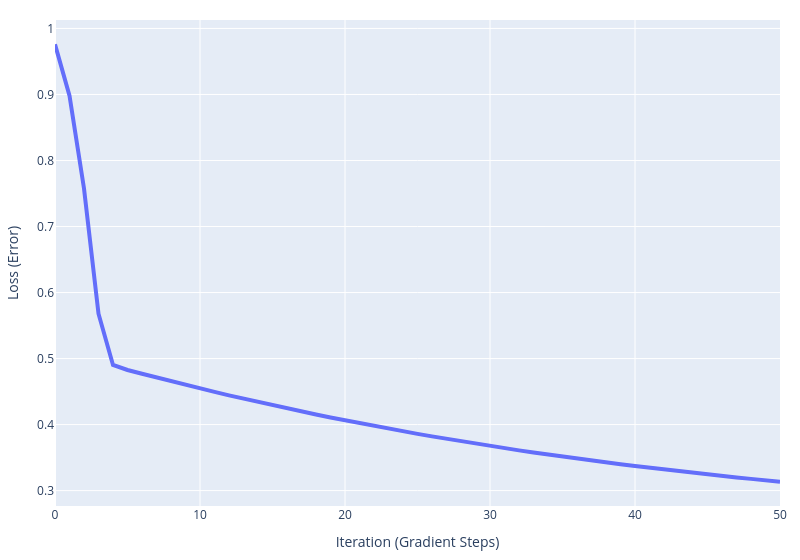
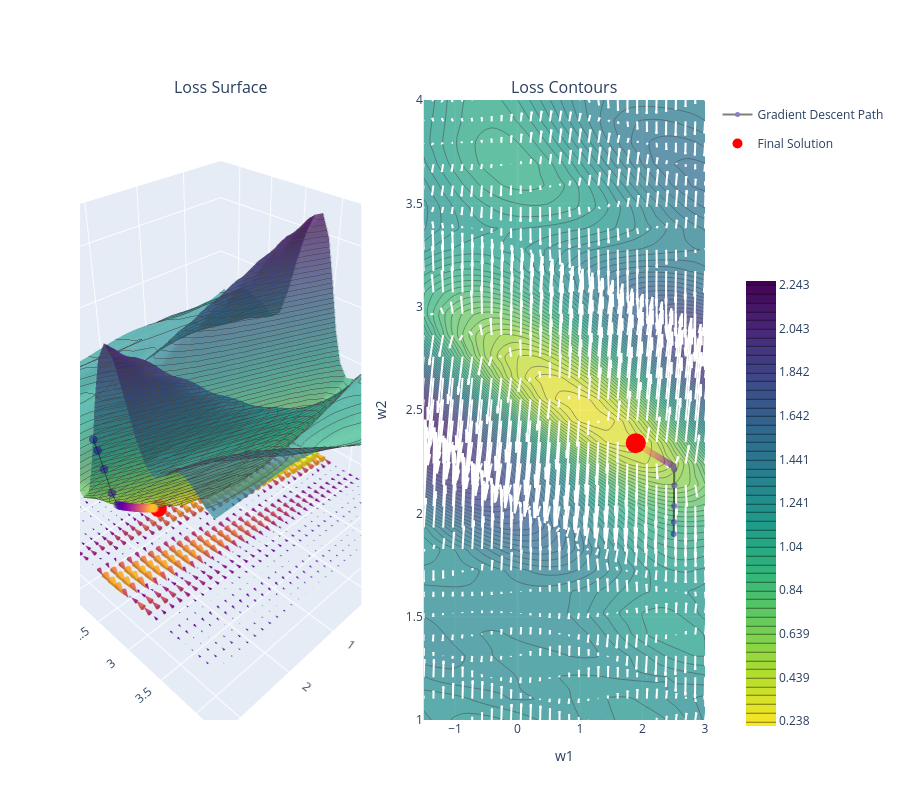

The code cell stored with these charts, in order, in its notebook:
### Code cell
w0 = np.array([2.5, 1.9])
path = gradient_descent(w0,
                        grad_sine_MSE,
                        learning_rate=.05,
                        nepochs=50)

fig_loss = make_loss_curve(path, sine_MSE)
fig_loss.show()

errors = [sine_MSE(w) for w in path]
fig = plot_gradient(sine['w0'], sine['w1'], sine['error'],
    sine['dw0'], sine['dw1'], scale=.1)
add_solution_path(fig, errors, path)
fig.show()

### Figure 1 — Plotly figure (JSON) as saved in the notebook; plotly's stock layout.template omitted (floating-point values rounded to 4 significant figures)
{"data": [{"hovertemplate": "Iteration (Gradient Steps)=%{x}<br>Loss (Error)=%{y}<extra></extra>", "legendgroup": "", "line": {"color": "#636efa", "dash": "solid", "width": 4}, "marker": {"symbol": "circle"}, "mode": "lines", "name": "", "orientation": "v", "showlegend": false, "type": "scatter", "x": [0, 1, 2, 3, 4, 5, 6, 7, 8, 9, 10, 11, 12, 13, 14, 15, 16, 17, 18, 19, 20, 21, 22, 23, 24, 25, 26, 27, 28, 29, 30, 31, 32, 33, 34, 35, 36, 37, 38, 39, 40, 41, 42, 43, 44, 45, 46, 47, 48, 49, 50], "xaxis": "x", "y": [0.976, 0.8981, 0.7575, 0.568, 0.4903, 0.4827, 0.4769, 0.4712, 0.4656, 0.4601, 0.4547, 0.4495, 0.4443, 0.4392, 0.4342, 0.4293, 0.4246, 0.4199, 0.4153, 0.4108, 0.4064, 0.4022, 0.398, 0.3939, 0.3899, 0.386, 0.3821, 0.3784, 0.3747, 0.3712, 0.3677, 0.3643, 0.361, 0.3578, 0.3546, 0.3515, 0.3485, 0.3456, 0.3427, 0.3399, 0.3372, 0.3346, 0.332, 0.3294, 0.327, 0.3246, 0.3223, 0.32, 0.3178, 0.3156, 0.3135], "yaxis": "y"}], "layout": {"legend": {"tracegroupgap": 0}, "margin": {"b": 20, "l": 20, "r": 20, "t": 20}, "width": 800, "xaxis": {"anchor": "y", "domain": [0, 1], "title": {"text": "Iteration (Gradient Steps)"}}, "yaxis": {"anchor": "x", "domain": [0, 1], "title": {"text": "Loss (Error)"}}}}

### Figure 2 — Plotly figure (JSON) as saved in the notebook; plotly's stock layout.template omitted (floating-point values rounded to 4 significant figures; data arrays with more than 128 entries replaced by an {"elided": "..."} marker saying what was removed)
{"data": [{"colorscale": [[0, "#fde725"], [0.1111, "#b5de2b"], [0.2222, "#6ece58"], [0.3333, "#35b779"], [0.4444, "#1f9e89"], [0.5556, "#26828e"], [0.6667, "#31688e"], [0.7778, "#3e4989"], [0.8889, "#482878"], [1, "#440154"]], "contours": {"z": {"end": 2.243, "highlightcolor": "white", "show": true, "size": 0.0401, "start": 0.2383}}, "opacity": 0.7, "scene": "scene", "showscale": false, "type": "surface", "x": {"elided": "30x30 float values"}, "y": {"elided": "30x30 float values"}, "z": {"elided": "30x30 float values"}}, {"colorbar": {"len": 0.75, "x": 1.05, "y": 0.35}, "colorscale": [[0, "#fde725"], [0.1111, "#b5de2b"], [0.2222, "#6ece58"], [0.3333, "#35b779"], [0.4444, "#1f9e89"], [0.5556, "#26828e"], [0.6667, "#31688e"], [0.7778, "#3e4989"], [0.8889, "#482878"], [1, "#440154"]], "contours": {"end": 2.243, "size": 0.0401, "start": 0.2383}, "opacity": 0.7, "type": "contour", "x": {"elided": "900 float values"}, "xaxis": "x", "y": {"elided": "900 float values"}, "yaxis": "y", "z": {"elided": "900 float values"}}, {"anchor": "tail", "scene": "scene", "showscale": false, "sizeref": 2, "type": "cone", "u": {"elided": "900 float values"}, "v": {"elided": "900 float values"}, "w": {"elided": "900 float values"}, "x": {"elided": "900 float values"}, "y": {"elided": "900 float values"}, "z": {"elided": "900 float values"}}, {"line": {"color": "white", "width": 2}, "mode": "lines", "showlegend": false, "type": "scatter", "x": {"elided": "6300 float values"}, "xaxis": "x", "y": {"elided": "6300 float values"}, "yaxis": "y"}, {"legendgroup": "Gradient Descent", "line": {"color": "black", "width": 2}, "marker": {"color": [0.0, 0.02, 0.04, 0.06, 0.08, 0.1, 0.12, 0.14, 0.16, 0.18, 0.2, 0.22, 0.24, 0.26, 0.28, 0.3, 0.32, 0.34, 0.36, 0.38, 0.4, 0.42, 0.44, 0.46, 0.48, 0.5, 0.52, 0.54, 0.56, 0.58, 0.6, 0.62, 0.64, 0.66, 0.68, 0.7, 0.72, 0.74, 0.76, 0.78, 0.8, 0.82, 0.84, 0.86, 0.88, 0.9, 0.92, 0.94, 0.96, 0.98, 1.0], "size": 5}, "mode": "lines+markers", "name": "Gradient Descent Path", "opacity": 0.5, "scene": "scene", "type": "scatter3d", "x": [2.5, 2.503, 2.507, 2.511, 2.508, 2.493, 2.476, 2.46, 2.443, 2.427, 2.411, 2.395, 2.379, 2.363, 2.348, 2.332, 2.317, 2.302, 2.287, 2.272, 2.258, 2.243, 2.229, 2.215, 2.201, 2.187, 2.173, 2.16, 2.147, 2.133, 2.12, 2.107, 2.095, 2.082, 2.07, 2.058, 2.046, 2.034, 2.022, 2.01, 1.999, 1.987, 1.976, 1.965, 1.954, 1.943, 1.933, 1.922, 1.912, 1.901, 1.891], "y": [1.9, 1.958, 2.035, 2.135, 2.213, 2.229, 2.232, 2.235, 2.238, 2.241, 2.244, 2.247, 2.25, 2.253, 2.255, 2.258, 2.261, 2.264, 2.266, 2.269, 2.272, 2.274, 2.277, 2.28, 2.282, 2.285, 2.287, 2.29, 2.292, 2.295, 2.297, 2.299, 2.302, 2.304, 2.306, 2.309, 2.311, 2.313, 2.315, 2.317, 2.32, 2.322, 2.324, 2.326, 2.328, 2.33, 2.332, 2.334, 2.336, 2.338, 2.34], "z": [0.976, 0.8981, 0.7575, 0.568, 0.4903, 0.4827, 0.4769, 0.4712, 0.4656, 0.4601, 0.4547, 0.4495, 0.4443, 0.4392, 0.4342, 0.4293, 0.4246, 0.4199, 0.4153, 0.4108, 0.4064, 0.4022, 0.398, 0.3939, 0.3899, 0.386, 0.3821, 0.3784, 0.3747, 0.3712, 0.3677, 0.3643, 0.361, 0.3578, 0.3546, 0.3515, 0.3485, 0.3456, 0.3427, 0.3399, 0.3372, 0.3346, 0.332, 0.3294, 0.327, 0.3246, 0.3223, 0.32, 0.3178, 0.3156, 0.3135]}, {"legendgroup": "Gradient Descent", "line": {"color": "black", "width": 2}, "marker": {"color": [0.0, 0.02, 0.04, 0.06, 0.08, 0.1, 0.12, 0.14, 0.16, 0.18, 0.2, 0.22, 0.24, 0.26, 0.28, 0.3, 0.32, 0.34, 0.36, 0.38, 0.4, 0.42, 0.44, 0.46, 0.48, 0.5, 0.52, 0.54, 0.56, 0.58, 0.6, 0.62, 0.64, 0.66, 0.68, 0.7, 0.72, 0.74, 0.76, 0.78, 0.8, 0.82, 0.84, 0.86, 0.88, 0.9, 0.92, 0.94, 0.96, 0.98, 1.0]}, "mode": "lines+markers", "name": "Gradient Descent Path", "opacity": 0.5, "showlegend": false, "type": "scatter", "x": [2.5, 2.503, 2.507, 2.511, 2.508, 2.493, 2.476, 2.46, 2.443, 2.427, 2.411, 2.395, 2.379, 2.363, 2.348, 2.332, 2.317, 2.302, 2.287, 2.272, 2.258, 2.243, 2.229, 2.215, 2.201, 2.187, 2.173, 2.16, 2.147, 2.133, 2.12, 2.107, 2.095, 2.082, 2.07, 2.058, 2.046, 2.034, 2.022, 2.01, 1.999, 1.987, 1.976, 1.965, 1.954, 1.943, 1.933, 1.922, 1.912, 1.901, 1.891], "xaxis": "x", "y": [1.9, 1.958, 2.035, 2.135, 2.213, 2.229, 2.232, 2.235, 2.238, 2.241, 2.244, 2.247, 2.25, 2.253, 2.255, 2.258, 2.261, 2.264, 2.266, 2.269, 2.272, 2.274, 2.277, 2.28, 2.282, 2.285, 2.287, 2.29, 2.292, 2.295, 2.297, 2.299, 2.302, 2.304, 2.306, 2.309, 2.311, 2.313, 2.315, 2.317, 2.32, 2.322, 2.324, 2.326, 2.328, 2.33, 2.332, 2.334, 2.336, 2.338, 2.34], "yaxis": "y"}, {"legendgroup": "Final Solution", "marker": {"color": "red", "size": 10}, "mode": "markers", "name": "Final Solution", "scene": "scene", "type": "scatter3d", "x": [1.891], "y": [2.34], "z": [0.3135]}, {"legendgroup": "Final Solution", "marker": {"color": "red", "size": 20}, "mode": "markers", "name": "Final Solution", "showlegend": false, "type": "scatter", "x": [1.891], "xaxis": "x", "y": [2.34], "yaxis": "y"}], "layout": {"annotations": [{"font": {"size": 16}, "showarrow": false, "text": "Loss Surface", "x": 0.225, "xanchor": "center", "xref": "paper", "y": 1, "yanchor": "bottom", "yref": "paper"}, {"font": {"size": 16}, "showarrow": false, "text": "Loss Contours", "x": 0.775, "xanchor": "center", "xref": "paper", "y": 1, "yanchor": "bottom", "yref": "paper"}], "height": 800, "scene": {"aspectmode": "cube", "domain": {"x": [0, 0.45], "y": [0, 1]}, "xaxis": {"title": {"text": "w1"}}, "yaxis": {"title": {"text": "w2"}}, "zaxis": {"title": {"text": "Loss"}}}, "xaxis": {"anchor": "y", "domain": [0.55, 1], "range": [-1.5, 3], "title": {"text": "w1"}}, "yaxis": {"anchor": "x", "domain": [0, 1], "range": [1, 4], "title": {"text": "w2"}}}}
